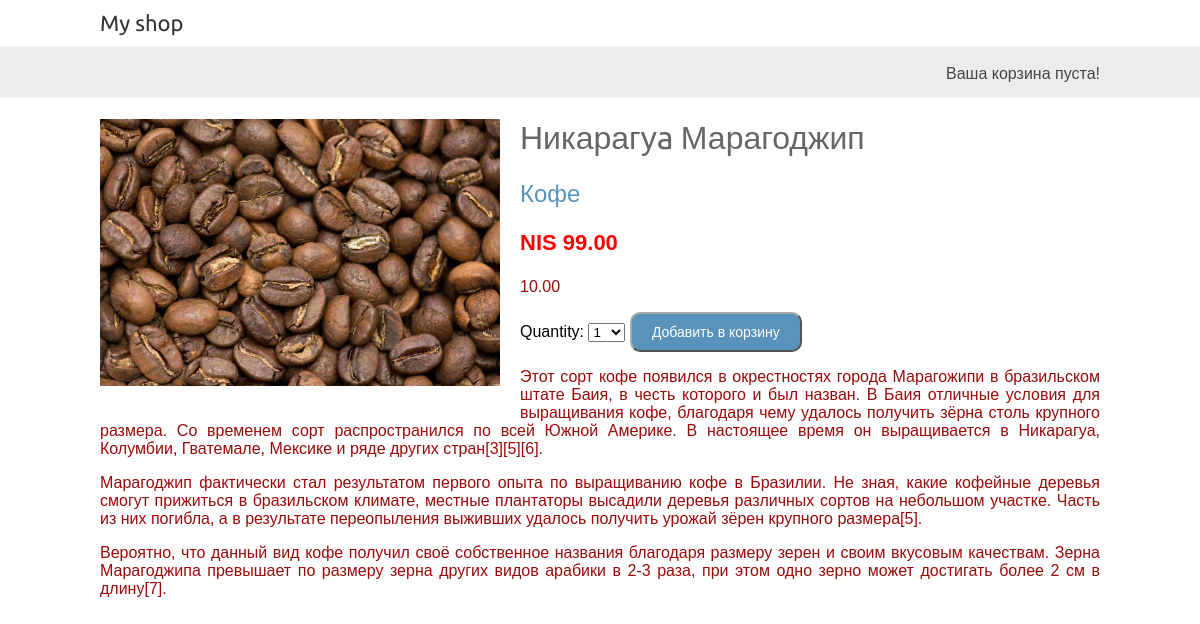
Screenshot of /4/nikaragu-maragodzhip/ with the database file from the repository.
### shop/models.py (models this page shows, shortened)
class Product(models.Model):
    category = models.ForeignKey(Category,
                                 related_name='products',
                                 on_delete=models.CASCADE)
    name = models.CharField(max_length=200)
    slug = models.SlugField(max_length=200)
    image = models.ImageField(upload_to='products/%Y/%m/%d',
                              blank=True)
    description = models.TextField(blank=True)
    price = models.DecimalField(max_digits=10,
                                decimal_places=2)
    stock = models.DecimalField(max_digits=4,decimal_places=2)
    available = models.BooleanField(default=True)
    created = models.DateTimeField(auto_now_add=True)
    updated = models.DateTimeField(auto_now=True)
    class Meta:
        ordering = ['name']
        indexes = [
            models.Index(fields=['id', 'slug']),
            models.Index(fields=['name']),
            models.Index(fields=['-created']),
        ]

class Category(models.Model):
    name = models.CharField(max_length=200)
    slug = models.SlugField(max_length=200,
                            unique=True)
    class Meta:
        ordering = ['name']
        indexes = [
            models.Index(fields=['name']),
        ]
        verbose_name = 'category'
        verbose_name_plural = 'categories'
    def __str__(self):
        return self.name
    def get_absolute_url(self):
        return reverse('shop:product_list_by_category',
                       args=[self.slug])

### shop/views.py (the view)
# urls.py: path('<int:id>/<slug:slug>/', views.product_detail,
def product_detail(request, id, slug):
    product = get_object_or_404(Product,
                                id=id,
                                slug=slug,
                                available=True)
    pquant = int(product.stock+1)
    cart_product_form = CartAddProductsForm(pquant=pquant)
    quant = cart.Cart(request).productq(str(id))
    if pquant !=1:
        return render(request,
                    'shop/product/detail.html',
                    {'product': product,
                     'yescart': True,
                     'quant': quant,
                     'cart_product_form':cart_product_form})
    else:
        return render(request,
                      'shop/product/detail.html',
                      'quant',
                      {'product': product,})

### cart/forms.py
class CartAddProductsForm(forms.Form ):
    quantity = forms.TypedChoiceField(choices=PRODUCT_QUANTITY_CHOICES, coerce=int)
    override = forms.BooleanField(required=False, initial=False, widget=forms.HiddenInput)
    def __init__(self, *args, **kwargs):
        if 'pquant' in kwargs.keys():
            pquant = kwargs.pop('pquant')
        else:
            pquant = 1
        super(CartAddProductsForm, self).__init__(*args, **kwargs)
        if pquant >1 and pquant < 21:
            self.fields["quantity"].choices = [
            (i, str(i)) for i in range(1, pquant)]

### cart/cart.py (called while the page is built)
    def productq(self, product_id):
        if product_id in self.cart.keys():
            return self.cart[product_id]['quantity']
        return 0

    def __len__(self):
        return sum(item['quantity'] for item in self.cart.values())

### cart/context_processors.py (called while the page is built)
def cart(request):
    return {'cart': Cart(request)}

### shop/templates/shop/product/detail.html (shortened to what this page needs)
{% extends "shop/base.html" %}
{% load static %}
{% block content %}
  <div class="product-detail">
    <img src="{% if product.image %}{{ product.image.url }}{% else %}
    {% static "img/no_image.png" %}{% endif %}">
    <h1>{{ product.name }}</h1>
    <h2>
      <a href="{{ product.category.get_absolute_url }}">
        {{ product.category }}
      </a>
    </h2>
    <p class="price">NIS {{ product.price }}</p>
    <p class="In stock: ">{{ product.stock }}</p>
    <form action ="{% url "cart:cart_add" product.id %}" method="post">
      {{cart_product_form}}
      <input type="submit" value = "Добавить в корзину">
    </form>
    <p class="description">{{ product.description|linebreaks }}</p>
  </div>
{% endblock %}

### shop/static/css/base.css (style rules this page uses)
body { margin:0; padding:0; font-family:helvetica, sans-serif; }
h1, h2, h3, h4, h5 , h6 { font-family: 'Ubuntu', sans-serif; font-weight:normal; }
a { text-decoration:none; color:#5993bb; }
a.button, input[type="submit"] { color:#fff; background:#5993bb; border-radius:10px; padding:10px 20px; font-size:14px; border:2; border-color: darkgrey; }
.product-detail { text-align:justify; }
.product-detail .price { font-size:22px; color:#ff0000; font-weight:bold; }
.product-detail img { width:40%; float:left; padding:0 20px 20px 0; }
.product-detail h1 { color:#666; margin-bottom:0; }
.product-detail h2 { color: darkblue; margin-top:10px; }
.product-detail p { color:#990b0b; }

### rows the page displays
Product: image (picture), name "Никарагуa Марагоджип", category "Кофе", price "99.00", stock "10.00", description "Этот сорт кофе появился в окрестностях города Марагожипи в бразильском штате Баия, в честь которого и был назван. В Баия отличные условия для выращивания кофе, благодаря чему удалось получить зёрна столь крупного размера. Со временем сорт распространился по всей Южной Америке. В настоящее время он выращивается в Никарагуа, Колумбии, Гватемале, Мексике и ряде других стран[3][5][6]. Марагоджип фактически стал результатом первого опыта по выращиванию кофе в Бразилии. Не зная, какие кофейные деревья смогут прижиться в бразильском климате, местные плантаторы высадили деревья различных сортов на небольшом участке. Часть из них погибла, а в результате переопыления выживших удалось получить урожай…"
